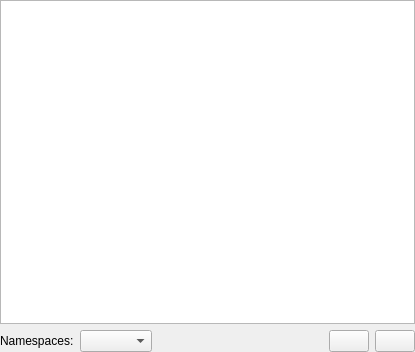
<?xml version="1.0" encoding="UTF-8"?>
<ui version="4.0">
 <class>MultiDictTableEditor</class>
 <widget class="QWidget" name="MultiDictTableEditor">
  <property name="geometry">
   <rect>
    <x>0</x>
    <y>0</y>
    <width>415</width>
    <height>352</height>
   </rect>
  </property>
  <property name="windowTitle">
   <string>Editor</string>
  </property>
  <layout class="QVBoxLayout" name="verticalLayout">
   <property name="spacing">
    <number>6</number>
   </property>
   <property name="margin">
    <number>0</number>
   </property>
   <item>
    <widget class="QTableView" name="tableViewDictionaries">
     <property name="selectionMode">
      <enum>QAbstractItemView::SingleSelection</enum>
     </property>
     <property name="selectionBehavior">
      <enum>QAbstractItemView::SelectRows</enum>
     </property>
     <property name="sortingEnabled">
      <bool>true</bool>
     </property>
    </widget>
   </item>
   <item>
    <layout class="QHBoxLayout" name="horizontalLayout">
     <item>
      <widget class="QLabel" name="label">
       <property name="text">
        <string>Namespaces:</string>
       </property>
      </widget>
     </item>
     <item>
      <widget class="QComboBox" name="comboBoxNamespaces"/>
     </item>
     <item>
      <spacer name="horizontalSpacer">
       <property name="orientation">
        <enum>Qt::Horizontal</enum>
       </property>
       <property name="sizeHint" stdset="0">
        <size>
         <width>40</width>
         <height>20</height>
        </size>
       </property>
      </spacer>
     </item>
     <item>
      <widget class="QPushButton" name="pushButtonAdd">
       <property name="icon">
        <iconset theme="list-add"/>
       </property>
      </widget>
     </item>
     <item>
      <widget class="QPushButton" name="pushButtonRemove">
       <property name="icon">
        <iconset theme="list-remove"/>
       </property>
      </widget>
     </item>
    </layout>
   </item>
  </layout>
 </widget>
 <resources/>
 <connections/>
</ui>
